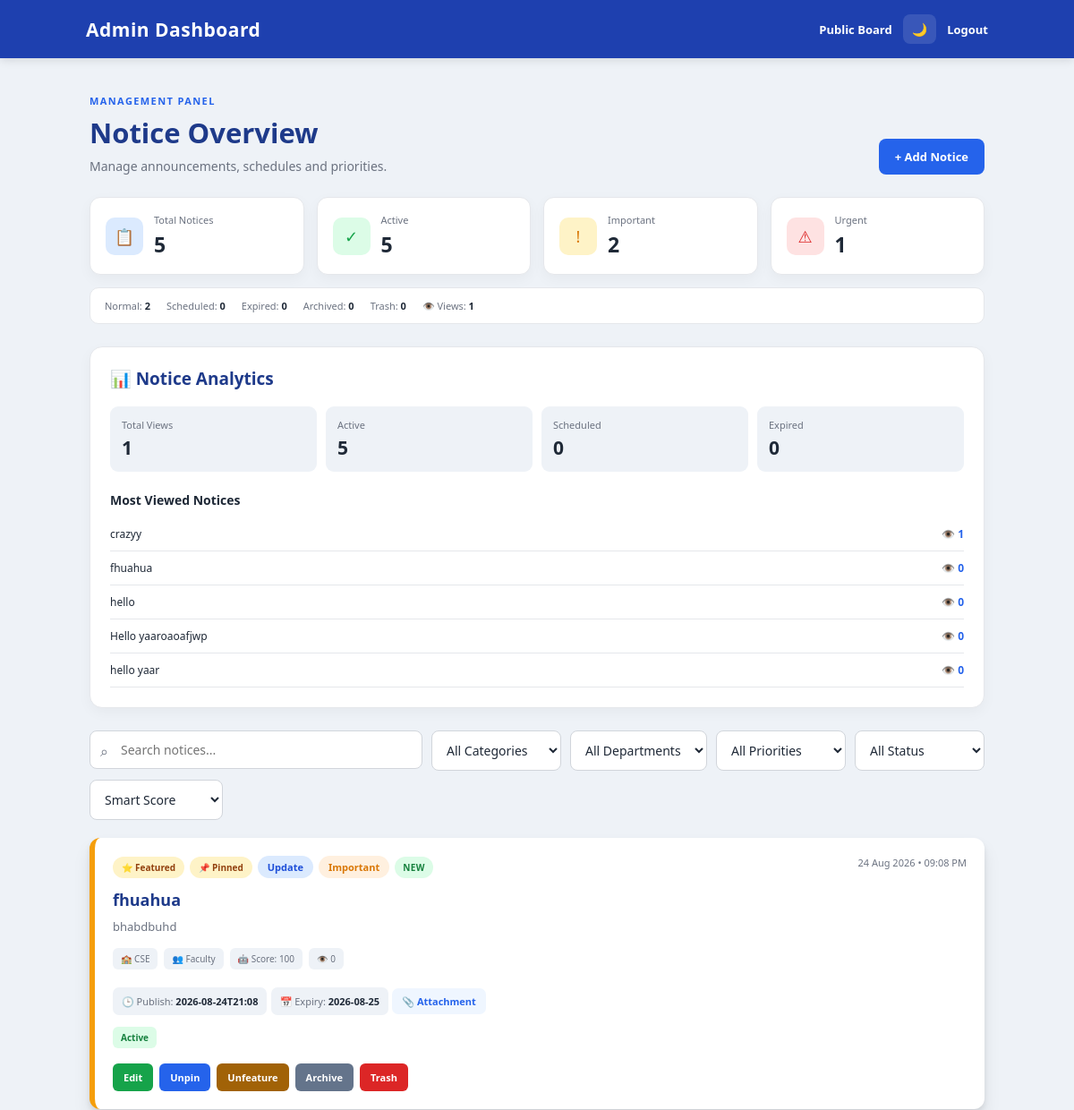
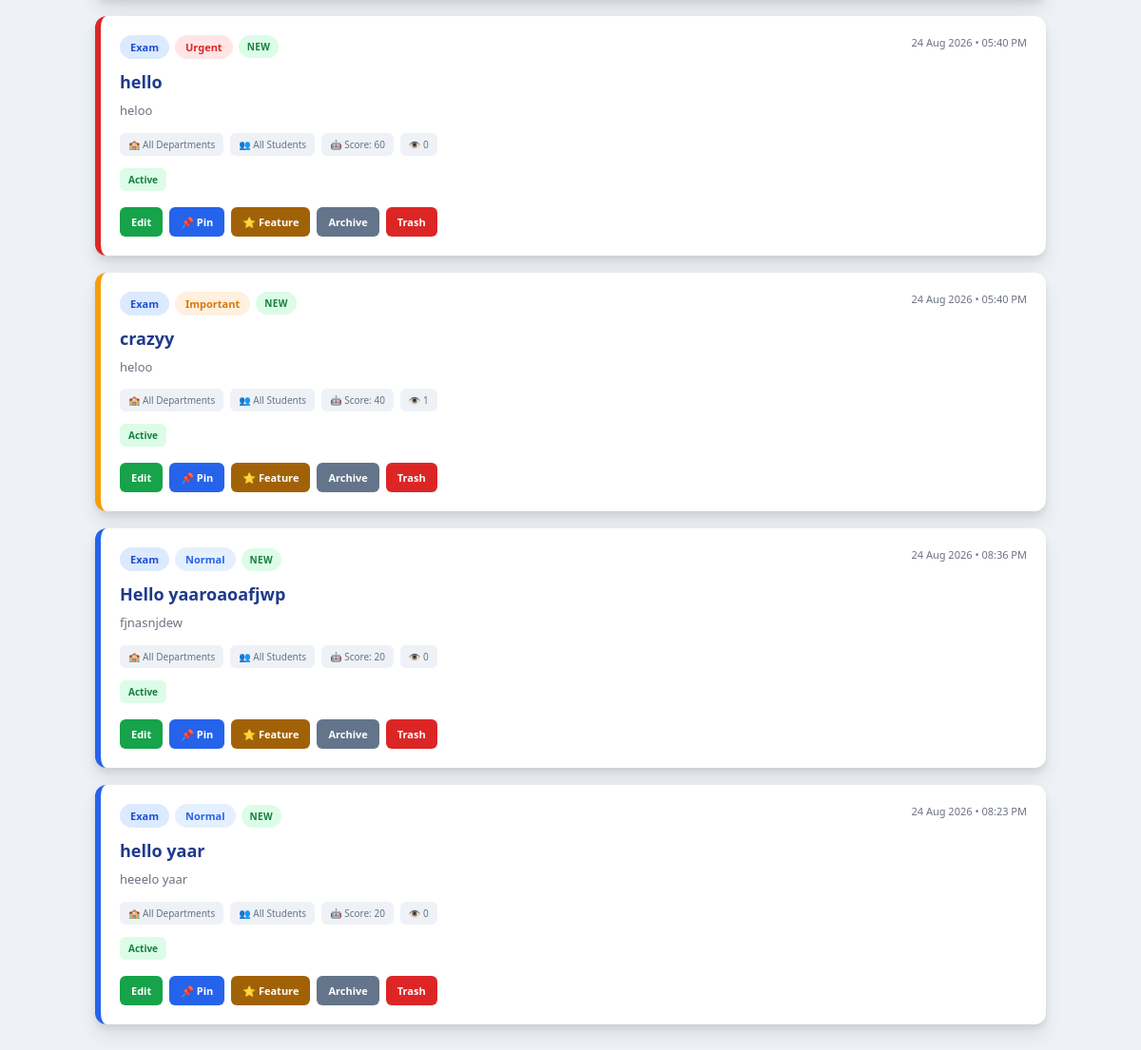
/admin (signed in), run on the app's committed database (2 pictures, top to bottom).
### tables this page shows
CREATE TABLE notices(
            id INTEGER PRIMARY KEY AUTOINCREMENT,
            title TEXT NOT NULL,
            description TEXT NOT NULL,
            category TEXT NOT NULL,
            created_at TEXT NOT NULL,
            priority TEXT NOT NULL
        , expiry_date TEXT, pinned INTEGER NOT NULL DEFAULT 0, status TEXT NOT NULL DEFAULT 'Active', updated_at TEXT, department TEXT DEFAULT 'All Departments', audience TEXT DEFAULT 'All Students', attachment TEXT, views INTEGER NOT NULL DEFAULT 0, featured INTEGER NOT NULL DEFAULT 0, publish_at TEXT, deleted_at TEXT, smart_score INTEGER NOT NULL DEFAULT 0);

### app.py (the view)
@app.route("/admin")
def admin():
    if "admin" not in session:
        return redirect(url_for("login"))
    notices = get_all_notices()
    total = len(notices)
    normal = sum(
        1 for n in notices
        if n["priority"] == "Normal"
        and n["status"] != "Trashed"
    )
    important = sum(
        1 for n in notices
        if n["priority"] == "Important"
        and n["status"] != "Trashed"
    )
    urgent = sum(
        1 for n in notices
        if n["priority"] == "Urgent"
        and n["status"] != "Trashed"
    )
    active = sum(
        1 for n in notices
        if n["status"] == "Active"
    )
    scheduled = sum(
        1 for n in notices
        if n["status"] == "Scheduled"
    )
    expired = sum(
        1 for n in notices
        if n["status"] == "Expired"
    )
    archived = sum(
        1 for n in notices
        if n["status"] == "Archived"
    )
    trashed = sum(
        1 for n in notices
        if n["status"] == "Trashed"
    )
    total_views = sum(
        n["views"]
        for n in notices
    )
    most_viewed = sorted(
        [
            n for n in notices
            if n["status"] != "Trashed"
        ],
        key=lambda n: n["views"],
        reverse=True
    )[:5]
    return render_template(
        "admin.html",
        notices=notices,
        total=total,
        normal=normal,
        important=important,
        urgent=urgent,
        active=active,
        scheduled=scheduled,
        expired=expired,
        archived=archived,
        trashed=trashed,
        total_views=total_views,
        most_viewed=most_viewed
    )

### app.py (called while the page is built)
def get_db():
    conn = sqlite3.connect(DATABASE)
    conn.row_factory = sqlite3.Row
    return conn

def parse_created_time(value):
    if not value:
        return None
    formats = [
        "%d %b %Y • %I:%M %p",
        "%Y-%m-%d %H:%M:%S"
    ]
    for fmt in formats:
        try:
            return datetime.strptime(value, fmt)
        except ValueError:
            pass
    return None

def calculate_score(notice):
    score = 0
    priority_scores = {
        "Normal": 10,
        "Important": 30,
        "Urgent": 50
    }
    score += priority_scores.get(
        notice["priority"],
        10
    )
    if notice["pinned"]:
        score += 20
    if notice["featured"]:
        score += 25
    created = parse_created_time(
        notice["created_at"]
    )
    if created:
        age = datetime.now() - created
        if age.total_seconds() <= 86400:
            score += 10
    expiry = notice["expiry_date"]
    if expiry:
        try:
            expiry_date = datetime.strptime(
                expiry,
                "%Y-%m-%d"
            ).date()
            days_left = (
                expiry_date - date.today()
            ).days
            if 0 <= days_left <= 3:
                score += 15
        except ValueError:
            pass
    return score

def prepare_notice(row):
    notice = dict(row)
    created = parse_created_time(
        notice.get("created_at")
    )
    notice["created_timestamp"] = (
        created.timestamp()
        if created
        else 0
    )
    notice["is_new"] = False
    if created:
        age = datetime.now() - created
        notice["is_new"] = (
            age.total_seconds() <= 86400
        )
    return notice

def get_all_notices():
    update_notice_statuses()
    conn = get_db()
    cur = conn.cursor()
    cur.execute("""
        SELECT *
        FROM notices
        ORDER BY
            CASE status
                WHEN 'Trashed' THEN 5
                WHEN 'Archived' THEN 4
                WHEN 'Expired' THEN 3
                WHEN 'Scheduled' THEN 2
                ELSE 1
            END,
            featured DESC,
            pinned DESC,
            smart_score DESC,
            id DESC
    """)
    rows = cur.fetchall()
    conn.close()
    return [
        prepare_notice(row)
        for row in rows
    ]

### templates/admin.html (shortened to what this page needs)
<!DOCTYPE html>
<html>
<head>
<link
rel="stylesheet"
href="{{ url_for('static', filename='style.css') }}"
>
</head>
<body>
<header>
<h2>
Admin Dashboard
</h2>
<div class="header-actions">
<a href="/">
Public Board
</a>
<button
class="theme-btn"
id="themeToggle"
>
</button>
<a href="/logout">
Logout
</a>
</div>
</header>
<div class="container">
<div class="dashboard-top">
<div>
<span class="eyebrow">
MANAGEMENT PANEL
</span>
<h1>
Notice Overview
</h1>
<p>
Manage announcements, schedules and priorities.
</p>
</div>
<a
href="/add"
class="add-btn"
>
+ Add Notice
</a>
</div>
<div class="stats-grid">
<div class="stat-card">
<div class="stat-icon blue">
📋
</div>
<div>
<span>Total Notices</span>
<strong>
{{ total }}
</strong>
</div>
</div>
<div class="stat-card">
<div class="stat-icon green">
✓
</div>
<div>
<span>Active</span>
<strong>
{{ active }}
</strong>
</div>
</div>
<div class="stat-card">
<div class="stat-icon orange">
!
</div>
<div>
<span>Important</span>
<strong>
{{ important }}
</strong>
</div>
</div>
<div class="stat-card">
<div class="stat-icon red">
⚠
</div>
<div>
<span>Urgent</span>
<strong>
{{ urgent }}
</strong>
</div>
</div>
</div>
<div class="mini-stats">
<span>
Normal: <b>{{ normal }}</b>
</span>
<span>
Scheduled: <b>{{ scheduled }}</b>
</span>
<span>
Expired: <b>{{ expired }}</b>
</span>
<span>
Archived: <b>{{ archived }}</b>
</span>
<span>
Trash: <b>{{ trashed }}</b>
</span>
<span>
👁️ Views: <b>{{ total_views }}</b>
</span>
</div>
<div class="analytics-card">
<h2>
📊 Notice Analytics
</h2>
<div class="analytics-grid">
<div>
<span>Total Views</span>
<strong>
{{ total_views }}
</strong>
</div>
<div>
<span>Active</span>
<strong>
{{ active }}
</strong>
</div>
<div>
<span>Scheduled</span>
<strong>
{{ scheduled }}
</strong>
</div>
<div>
<span>Expired</span>
<strong>
{{ expired }}
</strong>
</div>
</div>
<h3>
Most Viewed Notices
</h3>
{% for notice in most_viewed %}
<div class="view-row">
<span>
{{ notice['title'] }}
</span>
<strong>
👁️ {{ notice['views'] }}
</strong>
</div>
{% else %}
<p class="field-help">
No views recorded yet.
</p>
{% endfor %}
</div>
<div class="toolbar">
<div class="search-box">
<span>⌕</span>
<input
type="search"
id="noticeSearch"
placeholder="Search notices..."
>
</div>
<select id="categoryFilter">
<option value="all">
All Categories
</option>
</select>
<select id="departmentFilter">
<option value="all">
All Departments
</option>
</select>
<select id="priorityFilter">
<option value="all">
All Priorities
</option>
</select>
<select id="statusFilter">
<option value="all">
All Status
</option>
</select>
<select id="sortNotices">
<option value="smart">
Smart Score
</option>
</select>
</div>
<div id="noticeList">
{% for notice in notices %}
<div
class="notice notice-{{ notice['priority']|lower }} notice-item"
data-title="{{ notice['title']|lower }}"
data-description="{{ notice['description']|lower }}"
data-category="{{ notice['category'] }}"
data-department="{{ notice['department'] }}"
data-priority="{{ notice['priority'] }}"
data-status="{{ notice['status'] }}"
data-created="{{ notice['created_timestamp'] }}"
data-views="{{ notice['views'] }}"
data-score="{{ notice['smart_score'] }}"
>
<div class="notice-header">
<div class="notice-badges">
{% if notice['featured'] %}
<span class="pin-badge">
⭐ Featured
</span>
{% endif %}
{% if notice['pinned'] %}
<span class="pin-badge">
📌 Pinned
</span>
{% endif %}
<span class="category">
{{ notice['category'] }}
</span>
<span class="priority priority-{{ notice['priority']|lower }}">
{{ notice['priority'] }}
</span>
{% if notice['is_new'] %}
<span class="new-badge">
NEW
</span>
{% endif %}
</div>
<small>
{{ notice['created_at'] }}
</small>
</div>
<h3>
{{ notice['title'] }}
</h3>
<p>
{{ notice['description'] }}
</p>
<div class="audience-row">
<span>
🏫 {{ notice['department'] }}
</span>
<span>
👥 {{ notice['audience'] }}
</span>
<span>
🤖 Score: {{ notice['smart_score'] }}
</span>
<span>
👁️ {{ notice['views'] }}
</span>
</div>
{% if notice['publish_at'] %}
<div class="public-expiry">
🕒 Publish:
<strong>
{{ notice['publish_at'] }}
</strong>
</div>
{% endif %}
{% if notice['expiry_date'] %}
<div class="public-expiry">
📅 Expiry:
<strong>
{{ notice['expiry_date'] }}
</strong>
</div>
{% endif %}
{% if notice['attachment'] %}
<a
class="attachment-btn"
target="_blank"
href="{{ url_for(
'static',
filename='uploads/' + notice['attachment']
) }}"
>
📎 Attachment
</a>
{% endif %}
<div class="notice-meta">
<span class="status status-{{ notice['status']|lower }}">
{{ notice['status'] }}
</span>
</div>
<div class="actions">
<a
class="edit"
href="/edit/{{ notice['id'] }}"
>
Edit
</a>
<a
class="pin-btn"
href="/pin/{{ notice['id'] }}"
>
{% if notice['pinned'] %}
Unpin
{% else %}
📌 Pin
{% endif %}
</a>
<a
class="feature-btn"
href="/feature/{{ notice['id'] }}"
>
{% if notice['featured'] %}
Unfeature
{% else %}
⭐ Feature
{% endif %}
</a>
<a
class="archive-btn"
href="/archive/{{ notice['id'] }}"
>
{% if notice['status'] == 'Archived' %}
Unarchive
{% else %}
Archive
{% endif %}
</a>
{% if notice['status'] == 'Trashed' %}
<a
class="restore-btn"
href="/restore/{{ notice['id'] }}"
>
Restore
</a>
<a
class="delete"
href="#"
data-delete-url="/delete/{{ notice['id'] }}"
onclick="openDeleteModal(this); return false;"
>
Delete Permanently
</a>
{% else %}
<a
class="delete"
href="#"
data-delete-url="/trash/{{ notice['id'] }}"
onclick="openDeleteModal(this); return false;"
>
Trash
</a>
{% endif %}
</div>
</div>
{% endfor %}
</div>
</div>
</body>
</html>

### data on the page
notices: title "crazyy", views "1", category "Exam", priority "Important", created_at "24 Aug 2026 • 05:40 PM", description "heloo", department "All Departments", audience "All Students", smart_score "40", status "Active", pinned "📌 Pin", featured "⭐ Feature", shows "Archive"
notices: title "fhuahua", views "0", featured "⭐ Featured", pinned "📌 Pinned", category "Update", priority "Important", created_at "24 Aug 2026 • 09:08 PM", description "bhabdbuhd", department "CSE", audience "Faculty", smart_score "100", publish_at "2026-08-24T21:08", expiry_date "2026-08-25", status "Active", shows "Archive"
notices: title "hello", views "0", category "Exam", priority "Urgent", created_at "24 Aug 2026 • 05:40 PM", description "heloo", department "All Departments", audience "All Students", smart_score "60", status "Active", pinned "📌 Pin", featured "⭐ Feature", shows "Archive"
notices: title "Hello yaaroaoafjwp", views "0", category "Exam", priority "Normal", created_at "24 Aug 2026 • 08:36 PM", description "fjnasnjdew", department "All Departments", audience "All Students", smart_score "20", status "Active", pinned "📌 Pin", featured "⭐ Feature", shows "Archive"
notices: title "hello yaar", views "0", category "Exam", priority "Normal", created_at "24 Aug 2026 • 08:23 PM", description "heeelo yaar", department "All Departments", audience "All Students", smart_score "20", status "Active", pinned "📌 Pin", featured "⭐ Feature", shows "Archive"

### other printed values
{{ total }} "5"
{{ active }} "5"
{{ important }} "2"
{{ urgent }} "1"
{{ normal }} "2"
{{ scheduled }} "0"
{{ expired }} "0"
{{ archived }} "0"
{{ trashed }} "0"
{{ total_views }} "1"
